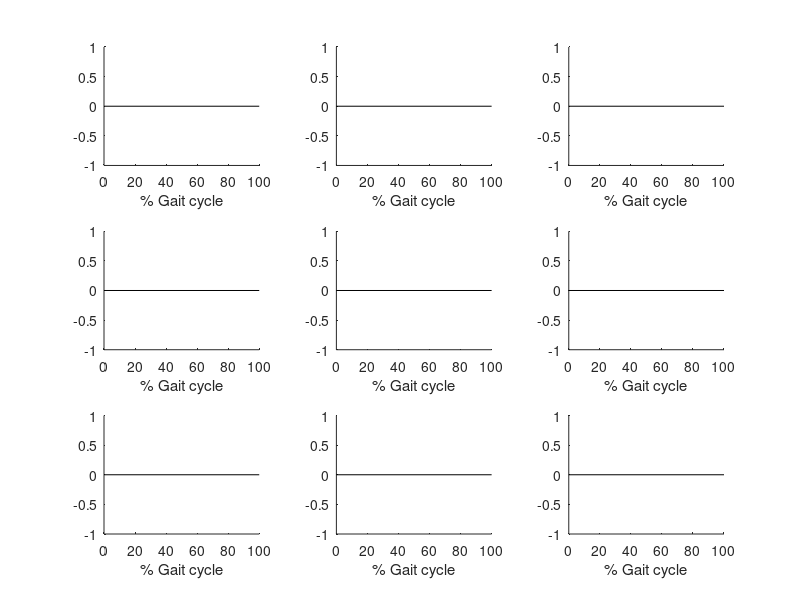

Write the MATLAB code that produced this figure. (Note: this script raises an error after producing the figure.)
close all; clear all;

cd('C:\Users\tim.vanderzee\OneDrive - University of Calgary\2. Soft tissue - JEB\processed_data')

%%
close all

figure(1);
for i = 1:9
    subplot(3,3,i);
    plot([0 100], [0 0], 'k-'); hold on
    xlabel('% Gait cycle'); box off
end

for i = 1:3
    if i == 1, load('Ankle_PG.mat')
    elseif i == 2,  load('Knee_PG.mat')
    else,  load('Hip_PG.mat')
    end
    
    if i == 1 || i == 3
        Ajoint_pc = -Ajoint_pc;
        Mjoint_pc = -Mjoint_pc;
    end
    

figure(1);

subplot(3,3,i);
plot(linspace(0,100,201), squeeze(Ajoint_pc(:,1,20,:)),'linewidth',2);

ylim([-70 25]); ylabel('Angle (deg)')

subplot(3,3,3+i);
plot(linspace(0,100,201), squeeze(Mjoint_pc(:,1,20,:)),'linewidth',2);

ylim([-1 2]); ylabel('Moment (N-m/kg)')

subplot(3,3,6+i);
plot(linspace(0,100,201), squeeze(Pjoint_pc(:,1,20,:)),'linewidth',2);

ylim([-2 3]); ylabel('Power (W/kg)')
end

subplot(331); title('Ankle');
subplot(332); title('Knee');
subplot(333); title('Hip');
